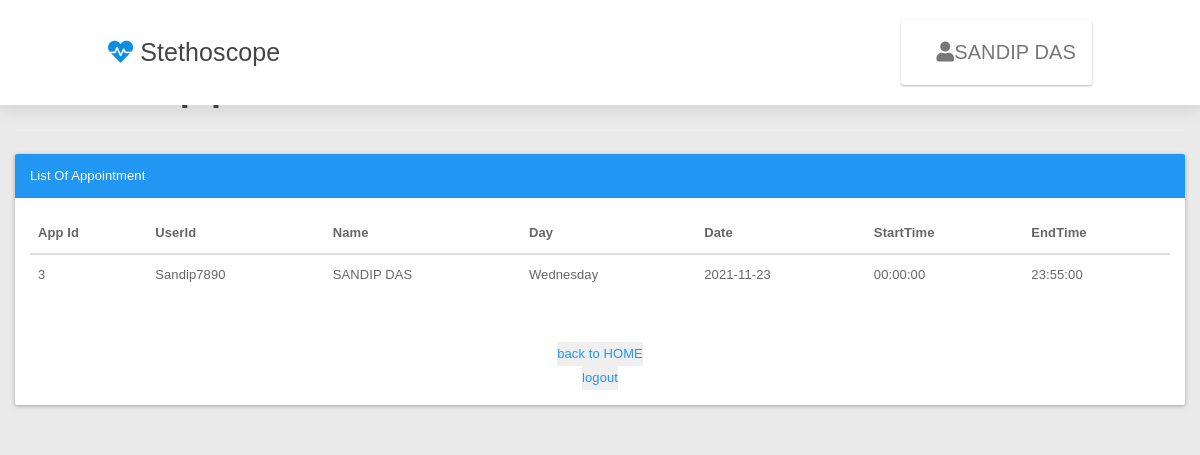
The app's page /login/applist.php (signed in) with its own data.
### tables this page shows
CREATE TABLE `client` (
  `name` varchar(255) NOT NULL,
  `age` int(100) NOT NULL,
  `userId` varchar(255) NOT NULL,
  `password` varchar(255) NOT NULL,
  `number` text NOT NULL
);

CREATE TABLE `appointment` (
  `appid` int(255) NOT NULL,
  `auserid` varchar(255) NOT NULL,
  `id` int(20) NOT NULL,
  `symtopms` varchar(255) NOT NULL,
  `comment` varchar(400) NOT NULL,
  `status` varchar(20) NOT NULL DEFAULT 'process'
);

CREATE TABLE `shedule` (
  `id` int(10) NOT NULL,
  `date` date NOT NULL,
  `s_day` varchar(255) NOT NULL,
  `starttime` time NOT NULL,
  `endtime` time NOT NULL,
  `avail` varchar(20) NOT NULL
);

### login/applist.php (the view, shortened to what this page needs)
<?php
include_once 'connection.php';
$session=$_SESSION[ 'patientSession'];
$res=mysqli_query($con, "SELECT a.*, b.*,c.* FROM client a
	JOIN appointment b
		On a.userId = b.auserid
	JOIN shedule c
		On b.id=c.id
	WHERE b.auserid ='$session'");
	$userRow=mysqli_fetch_array($res);
?>
<!DOCTYPE html>
<html>
	<head>
		<link href="assets/css/material.css" rel="stylesheet">
		<link href="assets/css/default/style.css" rel="stylesheet">
		<link href="assets/css/default/blocks.css" rcel="stylesheet">
		<link rel="stylesheet" href="assets/font-awesome/css/font-awesome.min.css" />
        <link rel="stylesheet" href="https://cdnjs.cloudflare.com/ajax/libs/font-awesome/5.15.4/css/all.min.css">
        <link rel="stylesheet" href="css/style1.css">
	</head>
	<body>
    <header class="header">
<a href="#" class="logo"> <i class="fas fa-heartbeat"></i> stethoscope </a>
<nav class="navbar" role="navigation">
<nav class="dropdown"  style="float:right;">
        <a href="javascript:void(0)"  class="dropbtn"> <i class="fas fa-user"></i><?PHP ECHO $userRow['name'];?></a>
    </nav>
</nav>
</header>
    <?php
echo "<div class='container'>";
echo "<div class='row'>";
echo "<div class='page-header'>";
echo "<h1>Your appointment list. </h1>";
echo "</div>";
echo "<div class='panel panel-primary'>";
echo "<div class='panel-heading'>List of Appointment</div>";
echo "<div class='panel-body'>";
echo "<table class='table table-hover'>";
echo "<thead>";
echo "<tr>";
echo "<th>App Id</th>";
echo "<th>userId </th>";
echo "<th>Name </th>";
echo "<th>Day </th>";
echo "<th>Date </th>";
echo "<th>startTime </th>";
echo "<th>endTime </th>";
echo "</tr>";
echo "</thead>";
$res = mysqli_query($con, "SELECT a.*, b.*,c.*
		FROM client a
		JOIN appointment b
		On a.userId = b.auserId
		JOIN shedule c
		On b.id=c.id
		WHERE b.auserId ='$session'");
while ($userRow = mysqli_fetch_array($res)) {
echo "<tbody>";
echo "<tr>";
echo "<td>" . $userRow['appid'] . "</td>";
echo "<td>" . $userRow['userId'] . "</td>";
echo "<td>" . $userRow['name'] . "</td>";
echo "<td>" . $userRow['s_day'] . "</td>";
echo "<td>" . $userRow['date'] . "</td>";
echo "<td>" . $userRow['starttime'] . "</td>";
echo "<td>" . $userRow['endtime'] . "</td>";
}
echo "</tr>";
echo "</tbody>";
echo "</table>";
?>
<br>
 <center>
<div>
        <a href="index.php"><button type="submit"><span></span>back to HOME</button></a>
    </div>
    <div>
        <a href="logout.php"><button type="submit"><span></span>logout</button></a>
    </div>
 </center>
</body>
</html>

### login/assets/css/default/style.css (style rules this page uses)
body { background-color: #EAEAEA !important; }
.navbar { margin-bottom: 0px !important; }

### login/css/style1.css (style rules this page uses)
:root { --blue:#0d8ee4; --black:#444; --light-color:#777; --box-shadow:.5rem .5rem 0 rgba(22, 160, 133, .2); --text-shadow:.4rem .4rem 0 rgba(0, 0, 0, .2); --border:.2rem solid var(--blue); }
* { font-family: 'Poppins', sans-serif; margin:0; padding: 0; box-sizing: border-box; outline: none; border: none; text-transform: capitalize; transition: all .2s ease-out; text-decoration: none; }
html { font-size: 62.5%; overflow-x: hidden; scroll-padding-top: 7rem; scroll-behavior: smooth; }
.header { padding:2rem 9%; position: fixed; top:0; left: 0; right: 0; z-index: 1000; box-shadow: 0 .5rem 1.5rem rgba(0, 0, 0, .1); display: flex; align-items: center; justify-content: space-between; background: #fff; }
.header .logo { font-size: 2.5rem; color: var(--black); }
.header .logo i { color: var(--blue); }
.header .navbar a { font-size: 2rem; color: var(--light-color); margin-left: 2rem; }
nav { float: left; }
nav a, .dropbtn { display: inline-block; color: rgb(109, 172, 245); text-align: center; padding: 14px 16px; text-decoration: none; }
nav.dropdown { display: inline-block; }

### records on screen
client: name "SANDIP DAS", appointment.appid "3", userId "Sandip7890", shedule.s_day "Wednesday", shedule.date "2021-11-23", shedule.starttime "00:00:00", shedule.endtime "23:55:00"
